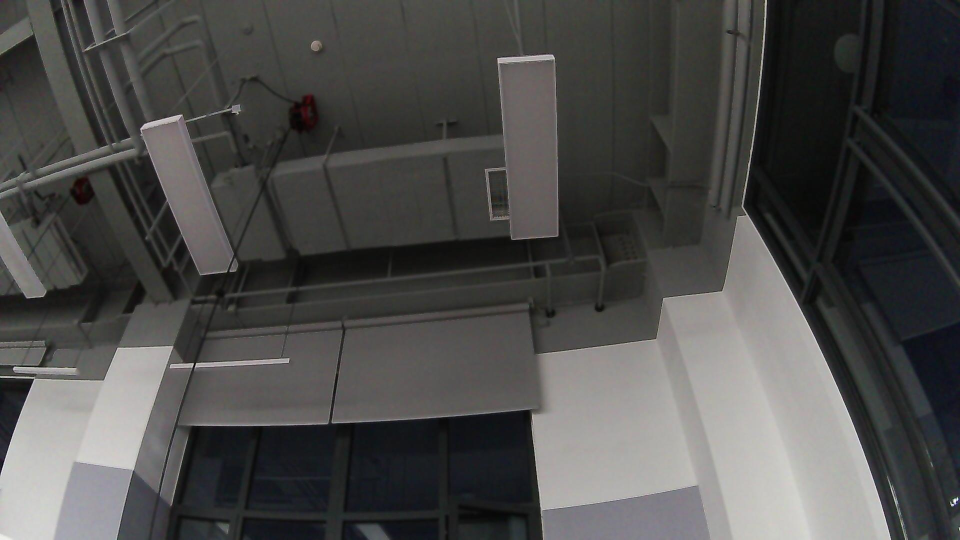
#> input picture dataset_split/val/off/off_20261027_175151_000050.jpg, 1920 x 1080 px (shown at 1/2 size); its folder holds only this picture in this run
$ python level3_contour_visualization_gui.py
#> lines starting #> are read from the running program, lines starting #| are printed output that depends on the picture; after the words box and inside, x2 and y2 are one past the last pixel; in counts of white or black regions, pixels touching at a corner belong together
import os
import cv2
import numpy as np

def level3_contour_detection(image_path):
    # 1. 读取原图
    img = cv2.imread(image_path)
#> img is the input picture: shape (1080, 1920, 3); mean B, G, R 74.2, 75.6, 75.9
    if img is None:
        print(f"图片读取失败，请检查路径: {image_path}")
        return None

    # 转为灰度图
    gray = cv2.cvtColor(img, cv2.COLOR_BGR2GRAY)

    # 2. 阈值分割：只把画面中极亮的部分（> 235）提取出来变成白色，其余变黑
    _, thresh = cv2.threshold(gray, 235, 255, cv2.THRESH_BINARY)
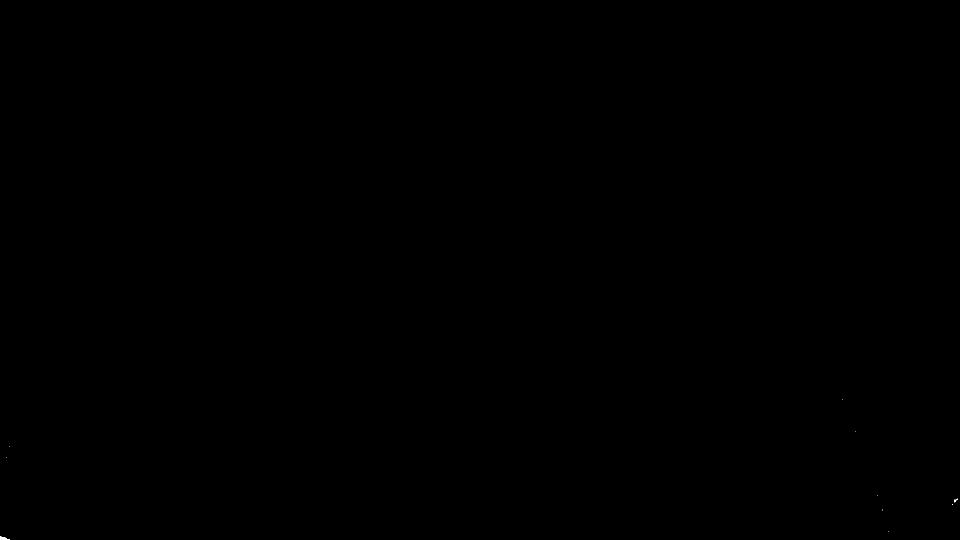
#> thresh: shape (1080, 1920) (shown at 1/2 size); 0.01% white; 11 white regions (10 under 20 px)

    # 3. 查找这些极亮区域的轮廓
    contours, _ = cv2.findContours(thresh, cv2.RETR_EXTERNAL, cv2.CHAIN_APPROX_SIMPLE)
#> contours = 11 contours, 10 with area under 20; largest, box (x1, y1, x2, y2) and area: (0, 1072, 20, 1080) 60

    lamp_detected = False
    for cnt in contours:
        area = cv2.contourArea(cnt)
        # 过滤掉太小的噪点，长条灯通常面积较大
        if area > 500:
            # 获取外接矩形
            x, y, w, h = cv2.boundingRect(cnt)

            lamp_detected = True
            # 在原图上把找到的发光长条灯框出来
            cv2.rectangle(img, (x, y), (x+w, y+h), (0, 255, 0), 2)
            cv2.putText(img, "ON Lamp", (x, y - 5), cv2.FONT_HERSHEY_SIMPLEX, 0.6, (0, 255, 0), 2)
#> this loop made 11 passes
#> area on pass 1: 59.5

    if lamp_detected:
        print(f"文件: {os.path.basename(image_path)} -> 检测结果：发现点亮的 LED 灯 (ON)")
    else:
        print(f"文件: {os.path.basename(image_path)} -> 检测结果：未发现发光灯具 (OFF)")

    # ================= 核心：添加可视化展示窗口 =================
    # 为了防止图片太大超出屏幕，可以先等比例缩放（可选）
    # 我们可以把原图和二值化图横向拼在一起，或者分立开显示

    # 因为 thresh 是单通道黑白图，为了跟彩色图 img 一起显示，可以转成 3 通道
    thresh_bgr = cv2.cvtColor(thresh, cv2.COLOR_GRAY2BGR)
#> thresh_bgr: shape (1080, 1920, 3); 0.01% white; 11 white regions (10 under 20 px), largest, box (x1, y1, x2, y2) and area: (0, 1072, 20, 1080) 84

    # 弹窗显示 1：原始输入图片
    cv2.imshow("1. Original Image ", img)

    # 弹窗显示 2：阈值二值化处理后的效果（观察计算机眼里只有黑和白）
    cv2.imshow("2. Threshold Binary ", thresh_bgr)

    print("提示：请在弹出的图片窗口中按键盘任意键（如空格或回车），以查看下一张图片...")

    # cv2.waitKey(0) 表示程序暂停在这里，等待用户按键盘任意键才继续执行下一张
    cv2.waitKey(0)

    # 关闭所有 OpenCV 弹窗，准备进入下一张
    cv2.destroyAllWindows()

    return img

if __name__ == '__main__':
    # 定义测试目录
    train_on_dir = "dataset_split/val/off"

    print(f"=== 开始使用第三阶段 轮廓查找法（带可视化）测试目录: {train_on_dir} ===")

    if not os.path.exists(train_on_dir):
        print(f"错误：路径 {train_on_dir} 不存在，请先运行数据集划分脚本！")
    else:
        file_list = os.listdir(train_on_dir)
        success_count = 0

        for file_name in file_list:
            if file_name.lower().endswith(('.jpg', '.jpeg', '.png')):
                image_path = os.path.join(train_on_dir, file_name)

                # 调用带可视化的函数
                level3_contour_detection(image_path)
                success_count += 1

        print(f"=== 遍历结束，共测试了 {success_count} 张图片 ===")
